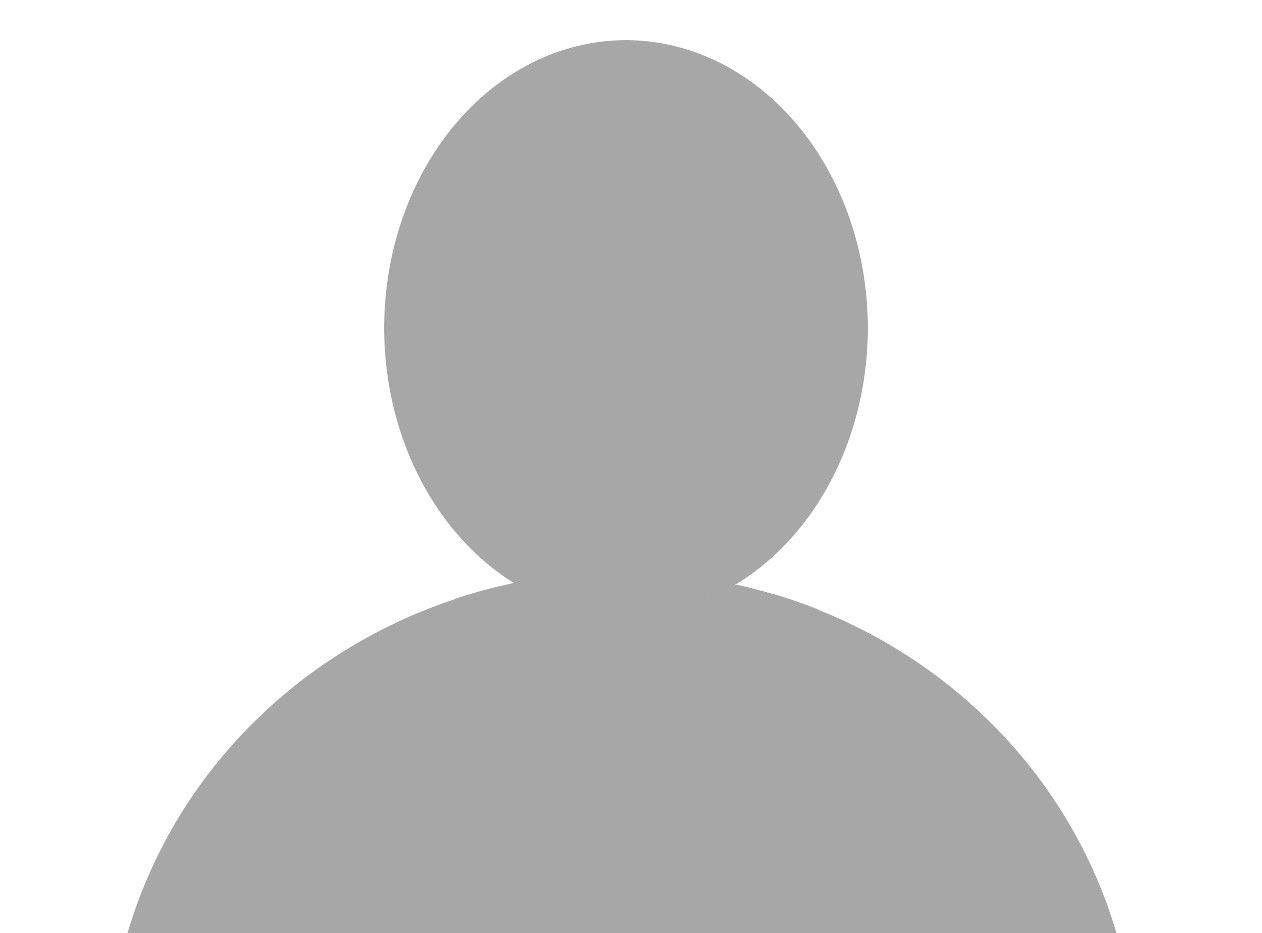
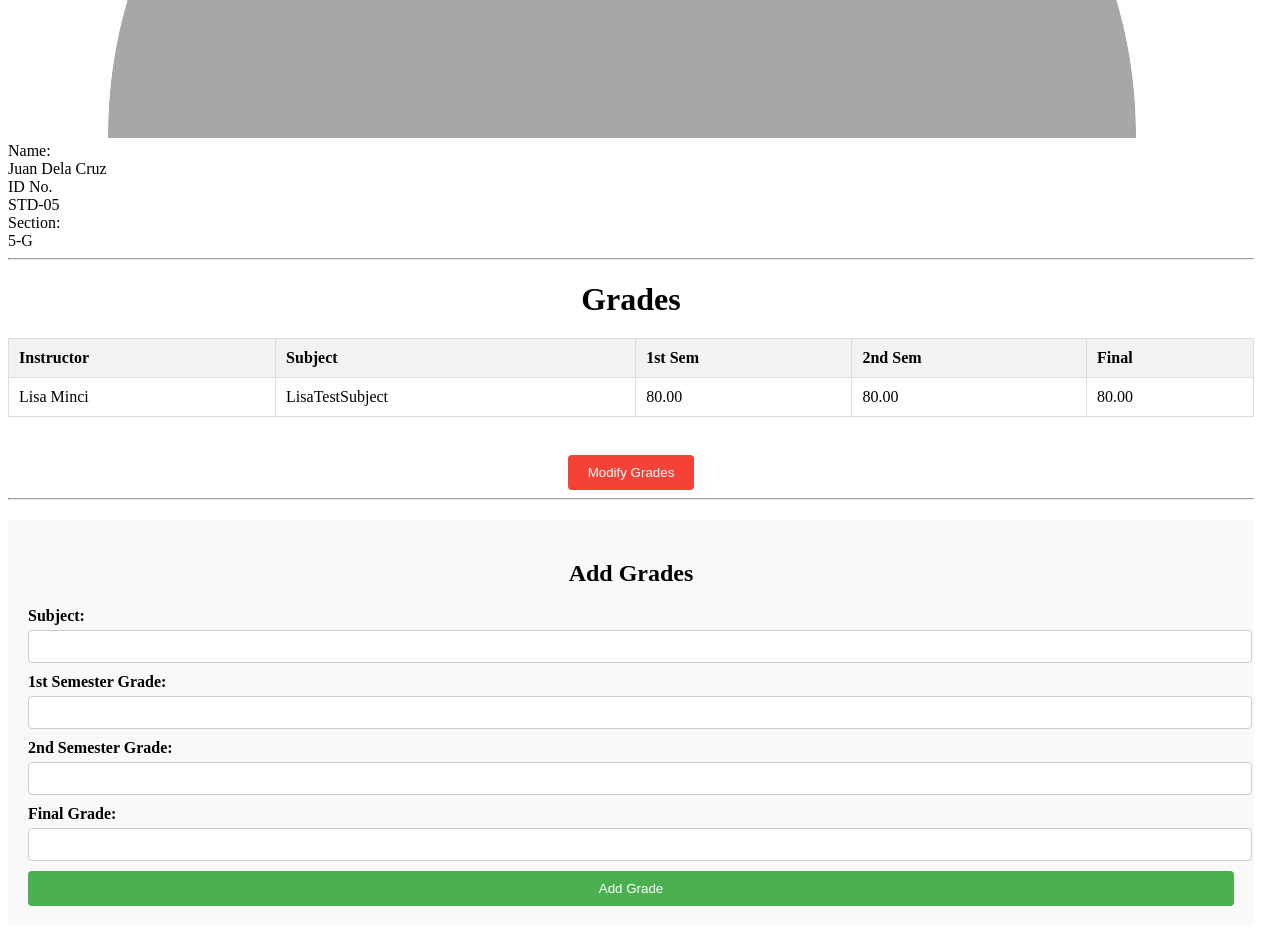
The page /instructor/modal_contentInst.php?userId=STD-05 (signed in) on the database its author committed (2 pictures, top to bottom).
### tables this page shows
CREATE TABLE `users` (
  `id` int(6) UNSIGNED NOT NULL,
  `full_name` varchar(255) NOT NULL,
  `IDNo` varchar(50) NOT NULL,
  `section` varchar(15) NOT NULL,
  `role` enum('student','instructor','admin') NOT NULL,
  `password` varchar(255) NOT NULL,
  `imgPath` varchar(100) NOT NULL,
  `created_at` timestamp NOT NULL DEFAULT current_timestamp()
);

CREATE TABLE `grades` (
  `id` int(11) NOT NULL,
  `instructor_id` int(11) NOT NULL,
  `student_id` int(11) NOT NULL,
  `year` int(11) NOT NULL,
  `subject` varchar(255) NOT NULL,
  `first_semester_grade` decimal(5,2) NOT NULL,
  `second_semester_grade` decimal(5,2) NOT NULL,
  `final_grade` decimal(5,2) NOT NULL
);

### instructor/modal_contentInst.php (the view, shortened to what this page needs)
<?php
$imgPath = "../assets/images/default.jpg";
if (isset($_GET['userId'])) {
    $userId = $_GET['userId'];
    $servername = "localhost";
    $username = "root";
    $password = "";
    $database = "strv";
    $conn = new mysqli($servername, $username, $password, $database);
    $userIdQuery = "SELECT id, full_name, IDNo, section, imgPath FROM users WHERE IDNo = ?";
    $stmtUserId = $conn->prepare($userIdQuery);
    $stmtUserId->bind_param("s", $userId);
    $stmtUserId->execute();
    $userIdResult = $stmtUserId->get_result();
    if ($userIdResult->num_rows > 0) {
        $userData = $userIdResult->fetch_assoc();
        $numericUserId = $userData['id'];
        $gradesSql = "SELECT g.*, u.full_name AS instructor_name
                      FROM grades g
                      JOIN users u ON g.instructor_id = u.id
                      WHERE g.student_id = ? AND g.instructor_id = ?";
        $stmtGrades = $conn->prepare($gradesSql);
        $stmtGrades->bind_param("ss", $numericUserId, $_SESSION['id']);
        $stmtGrades->execute();
        $gradesResult = $stmtGrades->get_result();
        if ($gradesResult->num_rows > 0) {
            $grades = $gradesResult->fetch_all(MYSQLI_ASSOC);
        }
    }
} else {
    echo "<p>Error: User ID not provided.</p>";
}
?>
<!DOCTYPE html>
<html lang="en">
<head>
</head>
<body>
    <div class="mainContainer">
        <header>
            <div class="imgContainer">
                <img src="<?php echo htmlspecialchars($imgPath); ?>" alt="student_image" class="mainIMG">
            </div>
            <div class="infoContainer">
                <div class="nameContainer">
                    <div class="info">Name:</div>
                    <?php echo isset($userData['full_name']) ? htmlspecialchars($userData['full_name']) : 'Student Not Found'; ?>
                </div>
                <div class="idContainer">
                    <div class="info">ID No.</div>
                    <?php echo isset($userData['IDNo']) ? htmlspecialchars($userData['IDNo']) : ''; ?>
                </div>
                <div class="sectionContainer">
                    <div class="info">Section:</div>
                    <?php echo isset($userData['section']) ? htmlspecialchars($userData['section']) : ''; ?>
                </div>
            </div>
        </header>
        <hr>
        <div class="content">
            <div class="gradesContainer">
                <h1>Grades</h1>
                <?php if (isset($grades) && !empty($grades)) : ?>
                    <div class="gradesTable">
                        <table id="gradesTable">
                            <tr>
                                <th>Instructor</th>
                                <th>Subject</th>
                                <th>1st Sem</th>
                                <th>2nd Sem</th>
                                <th>Final</th>
                            </tr>
                            <?php foreach ($grades as $grade) : ?>
                                <tr>
                                    <td><?php echo htmlspecialchars($grade['instructor_name']); ?></td>
                                    <td><?php echo htmlspecialchars($grade['subject']); ?></td>
                                    <td contenteditable="true"><?php echo htmlspecialchars($grade['first_semester_grade']); ?></td>
                                    <td contenteditable="true"><?php echo htmlspecialchars($grade['second_semester_grade']); ?></td>
                                    <td contenteditable="true"><?php echo htmlspecialchars($grade['final_grade']); ?></td>
                                </tr>
                            <?php endforeach; ?>
                        </table>
                        <br>
                        <button id="modifyBtn">Modify Grades</button>
                    </div>
                <?php else : ?>
                    <p>No grades found for this student and instructor.</p>
                <?php endif; ?>
                <hr>
                <form id="addGradesForm" action="add_grades.php" method="post">
                    <h2>Add Grades</h2>
                    <label for="subject">Subject:</label>
                    <input type="text" id="subject" name="subject" required>
                    <label for="firstSemesterGrade">1st Semester Grade:</label>
                    <input type="number" id="firstSemesterGrade" name="firstSemesterGrade" required>
                    <label for="secondSemesterGrade">2nd Semester Grade:</label>
                    <input type="number" id="secondSemesterGrade" name="secondSemesterGrade" required>
                    <label for="finalGrade">Final Grade:</label>
                    <input type="number" id="finalGrade" name="finalGrade" required>
                    <input type="submit" value="Add Grade">
                </form>
            </div>
        </div>
    </div>
</body>
</html>

### instructor/modal_contentInst.php (style rules this page uses)
table { width: 100%; border-collapse: collapse; }
th, td { padding: 10px; border: 1px solid #ddd; text-align: left; }
th { background-color: #f2f2f2; }
#modifyBtn { padding: 10px 20px; background-color: #f44336; color: white; border: none; border-radius: 4px; cursor: pointer; display: block; margin: 0 auto; margin-top: 20px; }
#addGradesForm { margin-top: 20px; padding: 20px; background-color: #f9f9f9; border-radius: 5px; }
#addGradesForm h2, h1 { text-align: center; margin-bottom: 20px; }
#addGradesForm label { font-weight: bold; display: block; margin-bottom: 5px; }
#addGradesForm input[type="text"], #addGradesForm input[type="number"] { width: 100%; padding: 8px; border: 1px solid #ccc; border-radius: 4px; margin-bottom: 10px; }
#addGradesForm input[type="submit"] { width: 100%; padding: 10px; background-color: #4CAF50; color: white; border: none; border-radius: 4px; cursor: pointer; }

### rows shown on the page
users: full_name "Juan Dela Cruz", IDNo "STD-05", section "5-G"
grades: users.full_name "Lisa Minci", subject "LisaTestSubject", first_semester_grade "80.00", second_semester_grade "80.00", final_grade "80.00"
